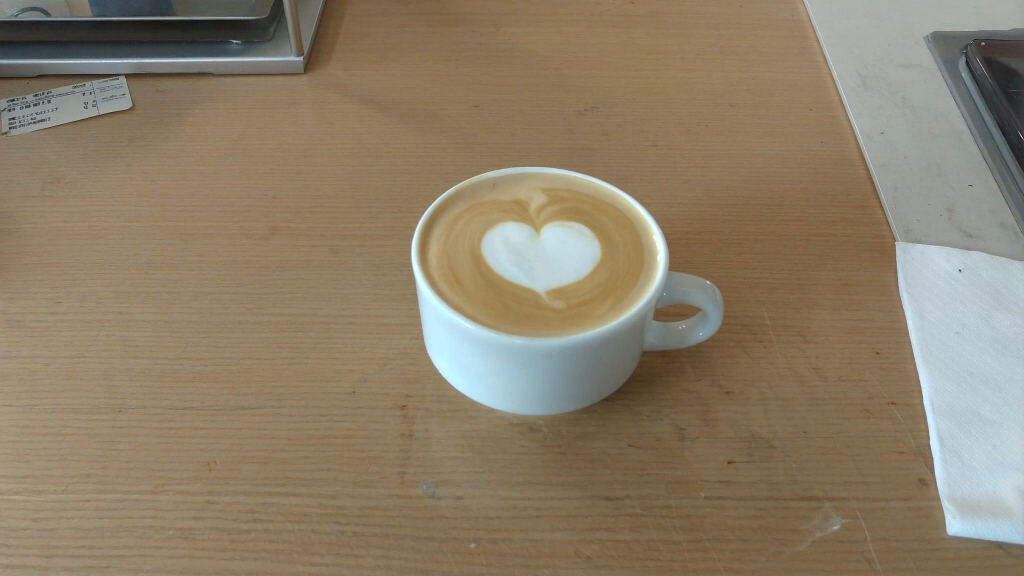
#> input picture higgsfield/raw/v14-ondo-before/v14-ondo-before_01.png, 2048 x 1152 px (shown at 1/2 size)
$ python storyboard_v14.py
#> lines starting #> are read from the running program, lines starting #| are printed output that depends on the picture
### tools/storyboard_v4.py
"""4차 콘티 스틸: Higgsfield 장면(화면은 초록 크로마키) 위에 실제 작업물 화면을 원근에 맞춰 합성 → drafts/v4/shots/
- 초록 화면 영역 검출 → 네 모서리 → 원근 변환으로 실제 작업물 합성(화면 속 글자를 AI가 만들지 않음)
- 가장자리 초록 번짐 제거, 화면 밝기를 장면에 맞춤, 얕은 심도 컷은 초점 기울기 흐림, 화면 빛 번짐, 필름 그레인·비네팅
실행: python3 tools/storyboard_v4.py
"""
import subprocess
from pathlib import Path

import cv2
import numpy as np

ROOT = Path(__file__).resolve().parents[1]
RAW = ROOT / 'higgsfield' / 'raw'
PF = ROOT / 'content' / 'assets' / 'portfolio' / 'originals'
OUT = ROOT / 'drafts' / 'v4' / 'shots'
WORK = ROOT / 'drafts' / 'v4' / 'work'


# [12 lines left out: functions frame_of, crop_aspect, not called in this run]


def green_mask(img):
    hsv = cv2.cvtColor(img, cv2.COLOR_BGR2HSV)
    b, g, r = [img[..., i].astype(np.float32) for i in range(3)]
    key = np.clip((g - np.maximum(r, b)) / 60.0, 0, 1)            # 초록 우세 정도(부드러운 가장자리)
    hard = ((hsv[..., 0] > 35) & (hsv[..., 0] < 85) & (hsv[..., 1] > 90) & (hsv[..., 2] > 50)).astype(np.uint8)
    return key, hard


# [17 lines left out: function screen_quad, not called in this run]


def composite(name, scene_label, content, gain=0.92, dof=None, grain=6, vig_amt=0.28, glow_amt=0.18, out_dir=None, fix=None,
              scene=None, pick=0, solid=False, finish=True, stray=True, soft=0, lift=0, reflect=0, quad=None):
    if scene is None:
        scene = cv2.imread(str(RAW / scene_label / f'{scene_label}_01.png'))
    if fix:
        scene = fix(scene)
    key, hard = green_mask(scene)
    found, comp = screen_quad(hard, pick)
    quad = found if quad is None else np.float32(quad)  # 화면 일부가 가려졌을 때는 네 모서리를 직접 지정(가린 손·팔은 초록이 아니라 앞에 남음)
    w = int(max(np.linalg.norm(quad[1] - quad[0]), np.linalg.norm(quad[2] - quad[3])))
    h = int(max(np.linalg.norm(quad[3] - quad[0]), np.linalg.norm(quad[2] - quad[1])))
    src = crop_aspect(content, w / h)
    src = cv2.resize(src, (w * 2, h * 2), interpolation=cv2.INTER_AREA)
    M = cv2.getPerspectiveTransform(np.float32([[0, 0], [w * 2, 0], [w * 2, h * 2], [0, h * 2]]), quad)
    H, W = scene.shape[:2]
    warped = cv2.warpPerspective(src, M, (W, H), flags=cv2.INTER_LANCZOS4)
    if dof:  # 초점 기울기: 화면 왼쪽은 선명, 오른쪽으로 갈수록 흐림
        blur = cv2.GaussianBlur(warped, (0, 0), dof)
        ramp = np.clip((np.arange(W)[None, :] - quad[:, 0].min()) / (quad[:, 0].max() - quad[:, 0].min()), 0, 1) ** 1.4
        warped = (warped * (1 - ramp[..., None]) + blur * ramp[..., None]).astype(np.uint8)
    n_, lab_, _, _ = cv2.connectedComponentsWithStats(hard)
    poly_ = np.zeros(hard.shape, np.uint8); cv2.fillConvexPoly(poly_, quad.astype(np.int32), 1)
    comp = ((hard > 0) & (cv2.dilate(poly_, np.ones((15, 15), np.uint8)) > 0)).astype(np.uint8) | comp
    region = cv2.dilate(comp, np.ones((5, 5), np.uint8), iterations=2).astype(np.float32)
    alpha = np.clip(key * 1.15, 0, 1) * region
    if solid:  # 초록 화면 안에 생성된 글자 등이 있으면 화면 사각형 전체를 덮음
        poly = np.zeros(comp.shape, np.uint8); cv2.fillConvexPoly(poly, quad.astype(np.int32), 1)
        alpha = np.maximum(alpha, cv2.erode(poly, np.ones((3, 3), np.uint8)).astype(np.float32))
    alpha = cv2.GaussianBlur(alpha, (0, 0), 0.8)[..., None]
    out = scene.astype(np.float32)
    # 가장자리 초록 번짐 제거: 화면 주변 픽셀의 초록을 빨강·파랑 최대치로 낮춤
    ring = (cv2.dilate(comp, np.ones((9, 9), np.uint8), iterations=2) > 0)[..., None]
    gmax = np.maximum(out[..., 2], out[..., 0])
    out[..., 1] = np.where(ring[..., 0], np.minimum(out[..., 1], gmax * 1.05), out[..., 1])
    # 화면 밖에 남은 초록(배경 흐림 속 크로마키 반사)도 중성색으로
    if stray:
        strays = (key > 0.05) & (region == 0)
        out[..., 1] = np.where(strays, np.minimum(out[..., 1], gmax * 1.02), out[..., 1])
    scr = warped.astype(np.float32) * gain
    if soft:  # 실제 렌즈로 찍은 화면처럼 아주 살짝 부드럽게(합성 티 줄이기)
        scr = cv2.GaussianBlur(scr, (0, 0), soft)
    if lift:  # 화면의 검정은 완전한 검정이 아님(LCD 검정 수준)
        scr = scr * (1 - lift / 255) + lift
    if reflect:  # 주변 빛이 유리 화면에 희미하게 비침
        scr = scr + cv2.GaussianBlur(out, (0, 0), 30) * reflect
    out = out * (1 - alpha) + scr * alpha
    # 화면 빛 번짐(장면에 은은하게)
    glow = cv2.GaussianBlur(scr * alpha, (0, 0), 40)
    out = out + glow * glow_amt
    if not finish:  # 여러 화면을 차례로 합성할 때: 마지막에만 그레인·비네팅
        return np.clip(out, 0, 255).astype(np.uint8)
    # 필름 그레인·비네팅
    rng = np.random.default_rng(7)
    out += rng.normal(0, grain, out.shape[:2])[..., None]
    yy, xx = np.mgrid[0:H, 0:W]
    vig = 1 - vig_amt * (((xx - W / 2) / (W / 2)) ** 2 + ((yy - H / 2) / (H / 2)) ** 2)
    out *= np.clip(vig, 0.6, 1)[..., None]
    out = np.clip(out, 0, 255).astype(np.uint8)
    out = cv2.resize(out, (1920, 1080), interpolation=cv2.INTER_AREA) if out.shape[1] != 1920 else out
    cv2.imwrite(str((out_dir or OUT) / f'{name}.jpg'), out, [cv2.IMWRITE_JPEG_QUALITY, 92])
    return quad


# [17 lines left out: function main, not called in this run]


# [2 lines that do not run on import are left out]

### tools/storyboard_v14.py
"""14차 콘티: 단순하게 — 평범한 사진 한 장 → 고급 홍보영상 → 그 영상이 걸린 웹사이트 → 실제 고객 사이트들 → PAUSE STUDIO 로고(무한 반복)
- AI 홍보영상 예시는 가상의 카페 'ONDO COFFEE'(실제 업체 아님, 사용자 요청): 평범한 사진(soul/cinema) → 같은 사진을 참고로 광고 장면(qwen-image-3/edit)
- 채팅·파비콘·설명 문구 없음
실행: python3 tools/storyboard_v14.py
"""
import shutil

import cv2
import numpy as np

from storyboard_v4 import ROOT, RAW, composite

V = ROOT / 'drafts' / 'v14'
OUT = V / 'shots'
LOOK = dict(grain=2.5, vig_amt=0.06, glow_amt=0.12, soft=0.6, lift=6, reflect=0.05, out_dir=OUT)


def fit(img):
    return cv2.resize(img, (1920, 1080), interpolation=cv2.INTER_AREA)


def main():
    OUT.mkdir(parents=True, exist_ok=True)
    before = fit(cv2.imread(str(RAW / 'v14-ondo-before' / 'v14-ondo-before_01.png')))
    after = fit(cv2.imread(str(RAW / 'v14-ondo-after' / 'v14-ondo-after_01.png')))
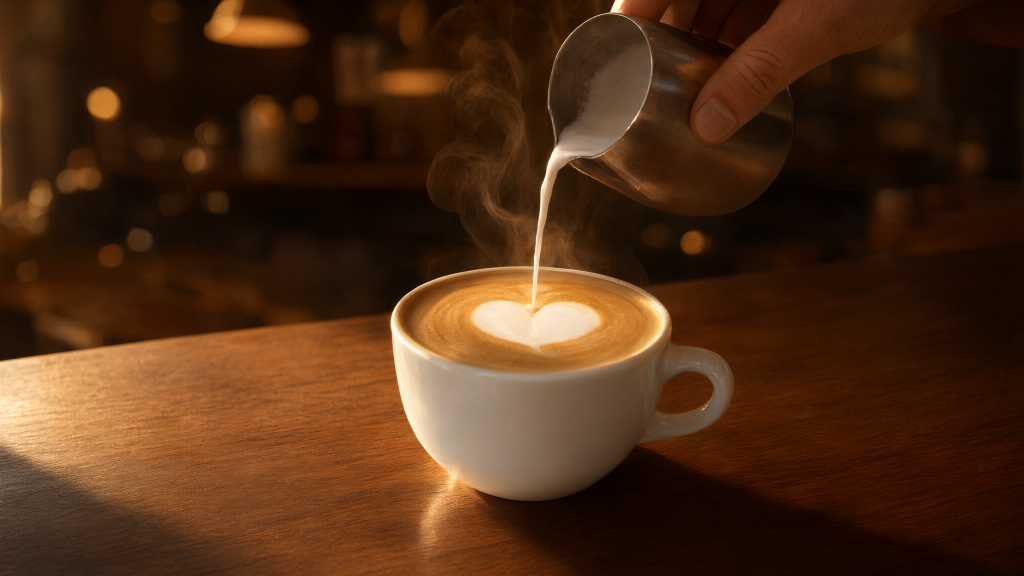
#> input picture higgsfield/raw/v14-ondo-after/v14-ondo-after_01.png, 2048 x 1152 px (shown at 1/2 size)
    cv2.imwrite(str(OUT / 'c1-before.jpg'), before, [cv2.IMWRITE_JPEG_QUALITY, 92])
    # 컷 2 중간: 빛줄기가 지나가며 평범한 사진이 광고 장면으로 바뀌는 순간
    W = 1920; x = np.arange(W)[None, :, None].astype(np.float32); edge = 0.52 * W
    m = np.clip((x - edge) / 60 + 0.5, 0, 1)
    mid = before.astype(np.float32) * (1 - m) + after.astype(np.float32) * m
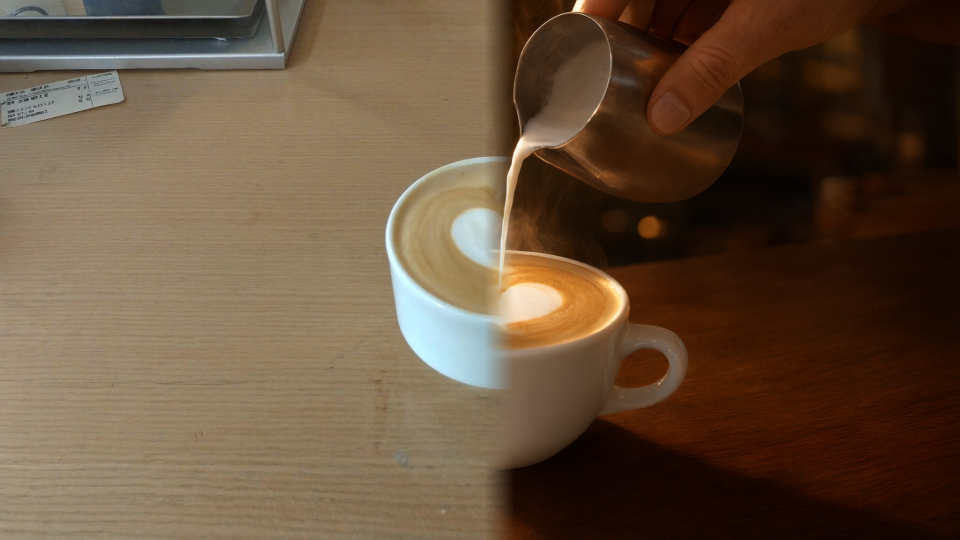
#> mid: shape (1080, 1920, 3) float32 (shown at 1/2 size); mean B, G, R 58.9, 79.7, 101.6
    glow = np.exp(-((x - edge) / 28) ** 2) * 255
    mid = mid + glow * np.array([0.95, 0.98, 1.0]) * 0.9 + np.exp(-((x - edge) / 140) ** 2) * 60
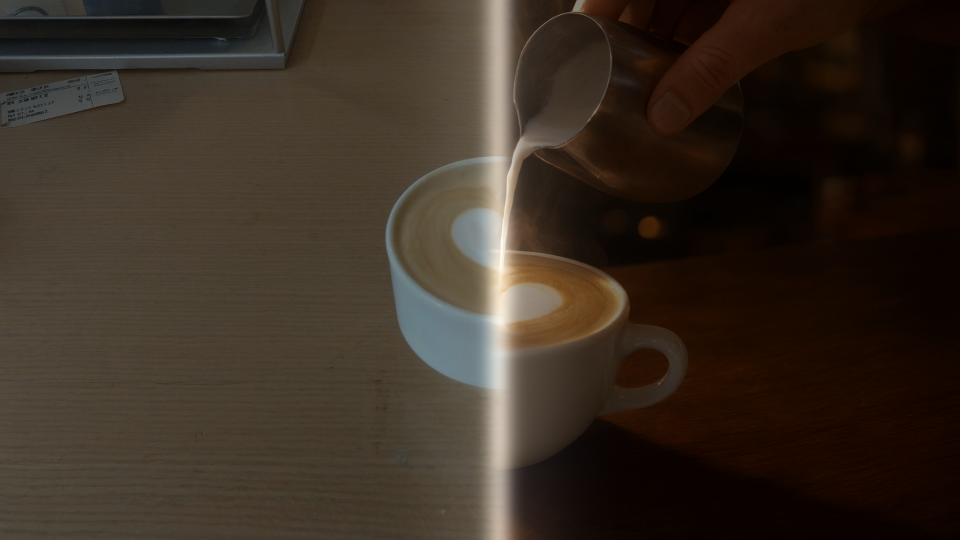
#> mid: shape (1080, 1920, 3) float64 (shown at 1/2 size); mean B, G, R 72.5, 93.4, 115.3; drawn with min black and max white
    cv2.imwrite(str(OUT / 'c2a-sweep.jpg'), np.clip(mid, 0, 255).astype(np.uint8), [cv2.IMWRITE_JPEG_QUALITY, 92])
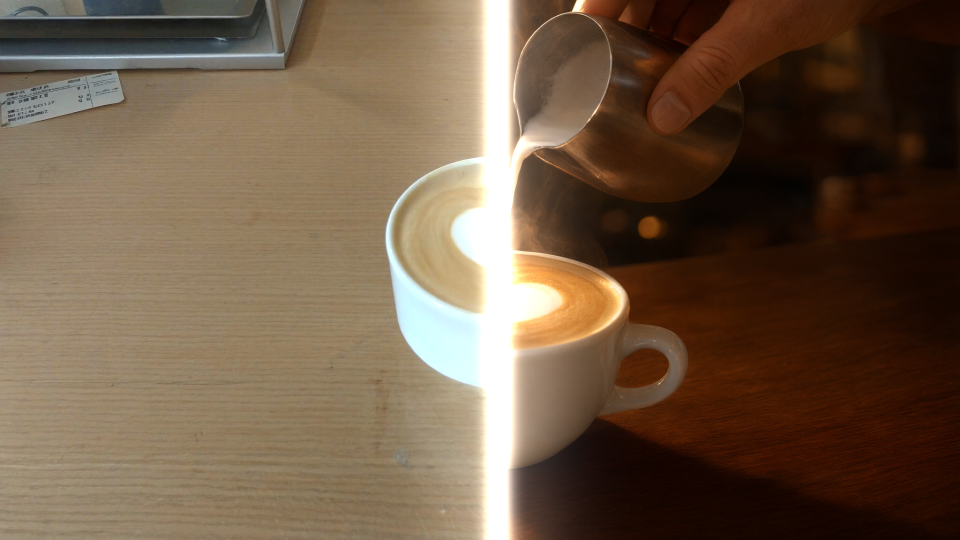
#> saved as c2a-sweep.jpg: shape (1080, 1920, 3) (shown at 1/2 size); mean B, G, R 70.2, 90.5, 111.7
    cv2.imwrite(str(OUT / 'c2b-after.jpg'), after, [cv2.IMWRITE_JPEG_QUALITY, 92])
    composite('c3-ondo-site', 'v14-ondo-cafe', cv2.imread(str(V / 'screens' / 'out' / 'ondo-laptop.png')), gain=1.0, **LOOK)
    for a, b in [('v12', 'c4-home_chemilife'), ('v10', 'c5-workshop_chillenq'), ('v10', 'c6-agency_kvibe'), ('v12', 'c7-night_dongdaemun')]:
        shutil.copy(ROOT / 'drafts' / a / 'shots' / f'{b}.jpg', OUT / f'{b}.jpg')


if __name__ == '__main__':
#> (the run stopped early here; a loop or call above may not have finished)
